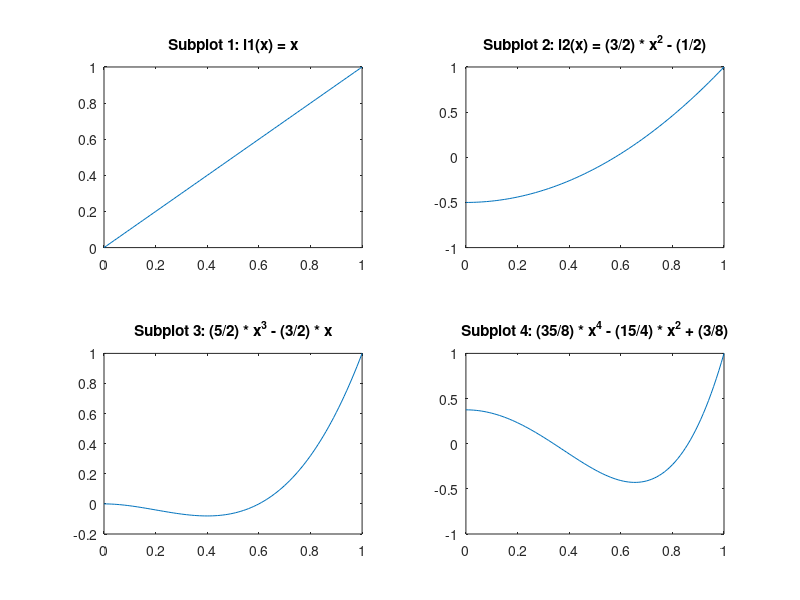

MATLAB code for this plot:
subplot(2, 2, 1);
x = 0 : 0.01 : 1;
f = x;
plot(x, f);
title('Subplot 1: l1(x) = x');

subplot(2, 2, 2);
x = 0 : 0.01 : 1;
f = 3 * x.^2 / 2 - 1 / 2;
plot(x, f);
title('Subplot 2: l2(x) = (3/2) * x^2 - (1/2)');

subplot(2, 2, 3);
x = 0 : 0.01 : 1;
f = 5/2 * x.^3 - 3/2 * x.^2;
plot(x, f);
title('Subplot 3: (5/2) * x^3 - (3/2) * x');

subplot(2, 2, 4);
x = 0 : 0.01 : 1;
f = 35/8 * x.^4 - 15/4 * x.^2 + 3/8;
plot(x, f);
title('Subplot 4: (35/8) * x^4 - (15/4) * x^2 + (3/8)');

input("")